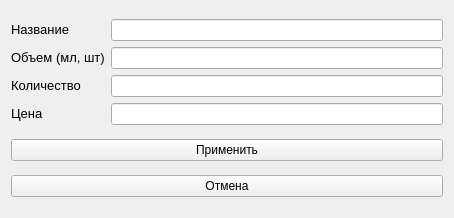
<?xml version="1.0" encoding="UTF-8"?>
<ui version="4.0">
 <class>Form</class>
 <widget class="QWidget" name="Form">
  <property name="geometry">
   <rect>
    <x>0</x>
    <y>0</y>
    <width>454</width>
    <height>218</height>
   </rect>
  </property>
  <property name="baseSize">
   <size>
    <width>454</width>
    <height>218</height>
   </size>
  </property>
  <property name="windowTitle">
   <string>Создать материал</string>
  </property>
  <layout class="QGridLayout" name="gridLayout">
   <item row="0" column="0">
    <layout class="QGridLayout" name="gridLayout_2">
     <item row="3" column="0">
      <widget class="QLabel" name="price_label">
       <property name="text">
        <string>&lt;html&gt;&lt;head/&gt;&lt;body&gt;&lt;p&gt;&lt;span style=&quot; font-size:10pt;&quot;&gt;Цена&lt;/span&gt;&lt;/p&gt;&lt;/body&gt;&lt;/html&gt;</string>
       </property>
      </widget>
     </item>
     <item row="1" column="0">
      <widget class="QLabel" name="volume_label">
       <property name="font">
        <font>
         <pointsize>10</pointsize>
        </font>
       </property>
       <property name="text">
        <string>&lt;html&gt;&lt;head/&gt;&lt;body&gt;&lt;p&gt;&lt;span style=&quot; font-size:10pt;&quot;&gt;Объем (мл, шт)&lt;/span&gt;&lt;/p&gt;&lt;/body&gt;&lt;/html&gt;</string>
       </property>
      </widget>
     </item>
     <item row="0" column="1">
      <widget class="QLineEdit" name="name_lineedit"/>
     </item>
     <item row="2" column="0">
      <widget class="QLabel" name="quantity_label">
       <property name="text">
        <string>&lt;html&gt;&lt;head/&gt;&lt;body&gt;&lt;p&gt;&lt;span style=&quot; font-size:10pt;&quot;&gt;Количество&lt;/span&gt;&lt;/p&gt;&lt;/body&gt;&lt;/html&gt;</string>
       </property>
      </widget>
     </item>
     <item row="1" column="1">
      <widget class="QLineEdit" name="volume_lineedit"/>
     </item>
     <item row="2" column="1">
      <widget class="QLineEdit" name="quantity_lineedit"/>
     </item>
     <item row="0" column="0">
      <widget class="QLabel" name="name_label">
       <property name="font">
        <font>
         <pointsize>10</pointsize>
         <weight>50</weight>
         <bold>false</bold>
        </font>
       </property>
       <property name="lineWidth">
        <number>1</number>
       </property>
       <property name="text">
        <string>&lt;html&gt;&lt;head/&gt;&lt;body&gt;&lt;p&gt;Название&lt;/p&gt;&lt;/body&gt;&lt;/html&gt;</string>
       </property>
       <property name="textFormat">
        <enum>Qt::MarkdownText</enum>
       </property>
      </widget>
     </item>
     <item row="3" column="1">
      <widget class="QLineEdit" name="price_lineedit"/>
     </item>
    </layout>
   </item>
   <item row="3" column="0">
    <spacer name="verticalSpacer">
     <property name="orientation">
      <enum>Qt::Vertical</enum>
     </property>
     <property name="sizeType">
      <enum>QSizePolicy::Fixed</enum>
     </property>
     <property name="sizeHint" stdset="0">
      <size>
       <width>20</width>
       <height>0</height>
      </size>
     </property>
    </spacer>
   </item>
   <item row="1" column="0">
    <widget class="QPushButton" name="applyButton">
     <property name="font">
      <font>
       <pointsize>9</pointsize>
      </font>
     </property>
     <property name="text">
      <string>Применить</string>
     </property>
    </widget>
   </item>
   <item row="2" column="0">
    <widget class="QPushButton" name="cancelButton">
     <property name="font">
      <font>
       <pointsize>9</pointsize>
      </font>
     </property>
     <property name="text">
      <string>Отмена</string>
     </property>
    </widget>
   </item>
  </layout>
 </widget>
 <resources/>
 <connections/>
</ui>
